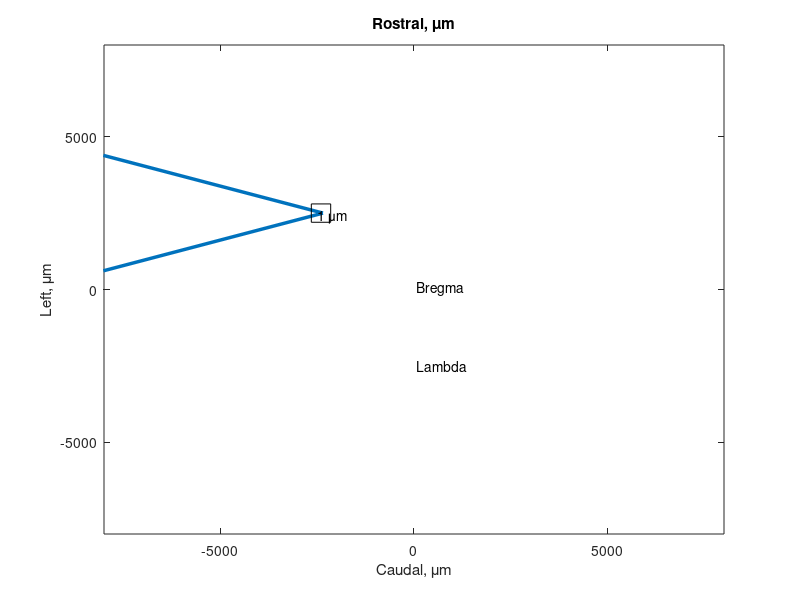

The MATLAB source for this figure:
close all
% dateCell = {'211021','211022','211101','211102','211105','211109','211112','211116','211117','211119','211203','211216','220203','220209','220210','220211','220214','220221','220223','220303','220308','220309','220314','220318','220404','220406','220407','220429','220509','220511','220712','220714','220718','220719','220808','220809','220813','220815','220816','220822','220823','221205','221207','221208','221213'};
figure(1)
load('movementDataLog.mat')
moveDataMatSkull = moveDataMat;
for n = 1:size(moveDataMat,1)
    %     folderName = ['I:/' dateCell{n}(1:2) '-' dateCell{n}(3:4) '-' dateCell{n}(5:6) '_MouseExp/'];
    %     disp(folderName)
    %     fileList = dir(folderName);
    %     fileNamesCell = struct2cell(fileList);
    %     fileNames = fileNamesCell(1,:);
    %     maxRun = 0;
    %     for i = 1:size(fileNames,2)
    %         if contains(fileNames{i},dateCell{n}) && str2double(fileNames{i}(8:10)) > maxRun
    %              maxRun = str2double(fileNames{i}(8:10));
    %         end
    %     end
    %     for i = 1:maxRun
    %         if i > 9
    %             runNumberStr = num2str(i);
    %         else
    %             runNumberStr = ['0' num2str(i)];
    %         end
    %         fileName = ['I:/' dateCell{n}(1:2) '-' dateCell{n}(3:4) '-' dateCell{n}(5:6) '_MouseExp/' dateCell{n} '_0' runNumberStr '_processed_Layer2_combined.mat'];
    dateCell = moveDataMat{n,1};
    if length(dateCell) > 8
        runNumberStr = num2str(dateCell(8:9));
    else
        runNumberStr = ['0' num2str(dateCell(end))];
    end
    fileName = ['D:/' dateCell(1:2) '-' dateCell(3:4) '-' dateCell(5:6) '_MouseExp/' dateCell(1:6) '_0' runNumberStr '_processed_Layer2_combined.mat'];
    if exist(fileName,'file')
        load(fileName)
        motionVec = pcaMotionAnalysis(movementData.targetPosition);
        plot(movementData.xLocMicrons,-movementData.yLocMicrons,'ko','MarkerSize',5)
        hold on
        quiver(movementData.xLocMicrons,-movementData.yLocMicrons,motionVec(1),motionVec(2),150,'Color','k','LineWidth',2.5,'MaxHeadSize',40)
        moveDataMatSkull{n,7} = motionVec;
    else
        disp('not found')
    end
    %     end
end
plot(0,0,'kx','MarkerSize',12)
plot(0,-2600,'kx','MarkerSize',12)
quiver(-2500,2500,1,0,150,'LineWidth',2.5,'MaxHeadSize',40)
title('Rostral, \mum')
ylabel('Left, \mum')
xlabel('Caudal, \mum')
text(55,55,'Bregma')
text(55,-2500,'Lambda')
text(-2500,2400,'1 \mum')
rectangle('Position',[-2650 2200 500 600])
xlim([-8000 8000])
ylim([-8000 8000])
hold off